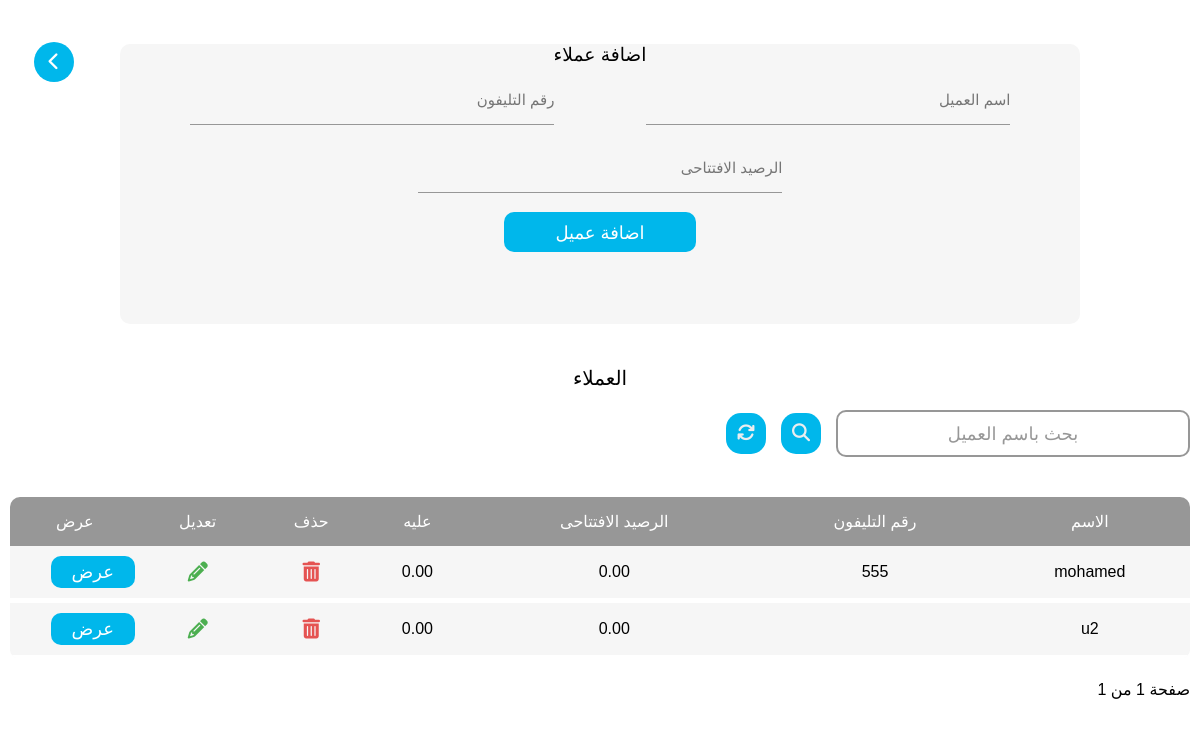
The page /clients (signed in) on the database its author committed.
### user/models.py (models this page shows)
class Client(models.Model):
    name = models.CharField(max_length=100,blank=True, null=True)
    phone = models.CharField(max_length=100, blank=True, null=True)
    opening_balance = models.DecimalField(max_digits=15, decimal_places=2, blank=True, null=True)
    notes = models.CharField(max_length=100, blank=True, null=True)
    @property
    def rest(self):
        total_remain = self.sale_set.aggregate(models.Sum('remain'))['remain__sum'] or 0
        return total_remain + self.opening_balance

### user/views.py (the view)
# urls.py: path('clients',views.clients, name='clients' ),
@login_required(login_url="login")
def clients(request):
    page = request.GET.get('page')
    client_list = paginate(Client.objects.all(), page, per_page=20)
    if "addClient" in request.POST:
        return _handle_add_client(request)
    if 'search' in request.POST:
        search_input = request.POST.get('searchInput')
        client_list = list(Client.objects.filter(Q(name__icontains=search_input)))
    return render(request, "clients.html", {"clients": client_list})

### user/views.py (called while the page is built)
def paginate(queryset, page, per_page=20):
    paginator = Paginator(queryset, per_page)
    try:
        return paginator.page(page)
    except PageNotAnInteger:
        return paginator.page(1)
    except EmptyPage:
        return paginator.page(paginator.num_pages)

### templates/clients.html (shortened to what this page needs)
{% load static %}
<!DOCTYPE html>
<html lang="en">
<head>
    <link rel="stylesheet" href=" {% static "css/style.css" %} ">
    <link rel="stylesheet" href=" {% static "css/all.min.css" %} ">
    <link rel="stylesheet" href=" {% static "css/fontawesome.min.css" %} ">
</head>
<body>
    <div class="backcon">
        <a href="{% url "home" %}" class="backbtn"><i class="fa-solid fa-chevron-left"></i></a>
        <div class="leftcon" style="width: 100%;">
            <form method="post" action="" class="othersell">
                <h3>اضافة عملاء</h3>
                <div class="addinputs">
                    <input  name="name" type="text" id="search_bar" class="search_bar" required placeholder="اسم العميل">
                    <input  name="phone" type="number" id="search_bar" class="search_bar" placeholder="رقم التليفون">
                    <input  name="opening_balance"  type="number" id="search_bar" class="search_bar" placeholder="الرصيد الافتتاحى">
                </div>
                    <button name="addClient" class="sellbtn">اضافة عميل</button>
            </form>
            <div class="status">
                <h2>العملاء</h2>
                <form method="post" action="" style="width: 100%;display: flex;align-items: center;justify-content: center;flex-direction: column;">
                    <div class="addsell">
                        <div class="wraper">
                            <div class="first">
                                <input  name="searchInput" value="{{request.POST.searchInput}}" type="text" id="search_bar" class="search_bar" required >
                                <span>بحث باسم العميل</span>
                            </div>
                        </div>
                        <button name="search" class="sellbtn" style="width: 40px;"><i class="fa-solid fa-magnifying-glass"></i></button>
                        <a href="{% url "clients" %}" class="sellbtn" style="width: 40px; text-align:center;"><i class="fa-solid fa-arrows-rotate"></i></a>
                    </div>
                </form>
                <div style="width: 100%; overflow: scroll; height: fit-content;">
            {% if clients %}
                    <table class="sellstable">
                        <thead>
                            <tr>
                                <th>الاسم</th>
                                <th>رقم التليفون</th>
                                <th>الرصيد الافتتاحى</th>
                                <th>عليه</th>
                                <th>حذف</th>
                                <th>تعديل</th>
                                <th>عرض</th>
                            </tr>
                        </thead>
                        <tbody>
                            {% for client in clients %}
                            {% if client.name != "-" %}
                            <tr>
                                <td>{{client.name}}</td>
                                <td>{{client.phone}}</td>
                                <td>{{client.opening_balance}}</td>
                                <td>{{client.rest}}</td>
                                <td><button class="sellsdel" id="sellsdel" metadata='
                                    <form method="post" action="{% url "clientDelete" client.id %}" style="width: 100%;display: flex;align-items: center;justify-content: center;flex-direction: column;">
                                        {% csrf_token %}
                                        <div class="addsell" style="padding: 20px;flex-direction:column;">
                                            <h3 style="color:#3D4B64;">حذف العميل</h3>
                                            <h3 style="color:#FF0000;">"حذف العميل سيؤدى الى حذف جميع المتعلقات بها"</h3>
                                            <br>
                                            <i class="fa-regular fa-trash-can" style="color: #ff3333;font-size: 100px;"></i>
                                            <br>
                                        </div>
                                        <button name="clientDelete" class="sellbtn">حذف</button>
                                    </form>
                                    '><i class="fa-solid fa-trash-can"></i></button></td>
                                <td><button class="sellsup" id="sellsup" metadata='
                                    <form method="post" action="{% url "clientUpdate" client.id %}" style="width: 100%;display: flex;align-items: center;justify-content: center;flex-direction: column;">
                                        {% csrf_token %}
                                        <h3 style="color:#3D4B64;">تعديل عميل</h3>
                                        <div class="addsell">
                                            <div class="wraper" style="width: 20%;">
                                            <div class="second">
                                                <input value="{{client.name}}"  name="name" type="text" id="search_bar" class="search_bar" required>
                                                <span>الاسم</span>
                                            </div>
                                        </div>
                                        <div class="wraper" style="width: 20%;">
                                            <div class="second">
                                                <input value="{{client.phone}}"  name="phone" type="number" id="search_bar" class="search_bar" >
                                                <span>رقم التليفون</span>
                                            </div>
                                        </div>
                                        <div class="wraper" style="width: 20%;">
                                            <div class="second">
                                                <input value="{{client.opening_balance}}"  min="0" name="opening_balance" type="number" id="search_bar" class="search_bar" required>
                                                <span>الرصيد الافتتاحى</span>
                                            </div>
                                        </div>
                                    </div>
                                    <button name="clientUpdate" class="sellbtn">تعديل</button>
                                </form>
                                '><i class="fa-solid fa-pencil"></i></button></td>
                                <td><a href="{% url "clientpage" client.id %}" class="sellprod" style="text-decoration: none;">عرض</a></td>
                                </tr>
                                {% endif %}
                                {% endfor %}
                            </tbody>
                        </table>
                        <div class="btnnav">
                            <div>
                                <p>صفحة {{ clients.number }} من {{ clients.paginator.num_pages }}</p>
                            </div>
                        </div>
                        {% else %}
                        <h2 style="width: 100%;text-align: center;color: #303C54;margin-bottom: 20px;">لا يوجد عملاء</h2>
                        {% endif %}
                    </div>
            </div>
            </div>
    </div>
</body>
</html>

### rows shown on the page
Client: name "mohamed", phone "555", opening_balance "0.00", rest "0.00"
Client: name "u2", opening_balance "0.00", rest "0.00"

### other values the page prints
{{ clients.paginator.num_pages }} "1"
